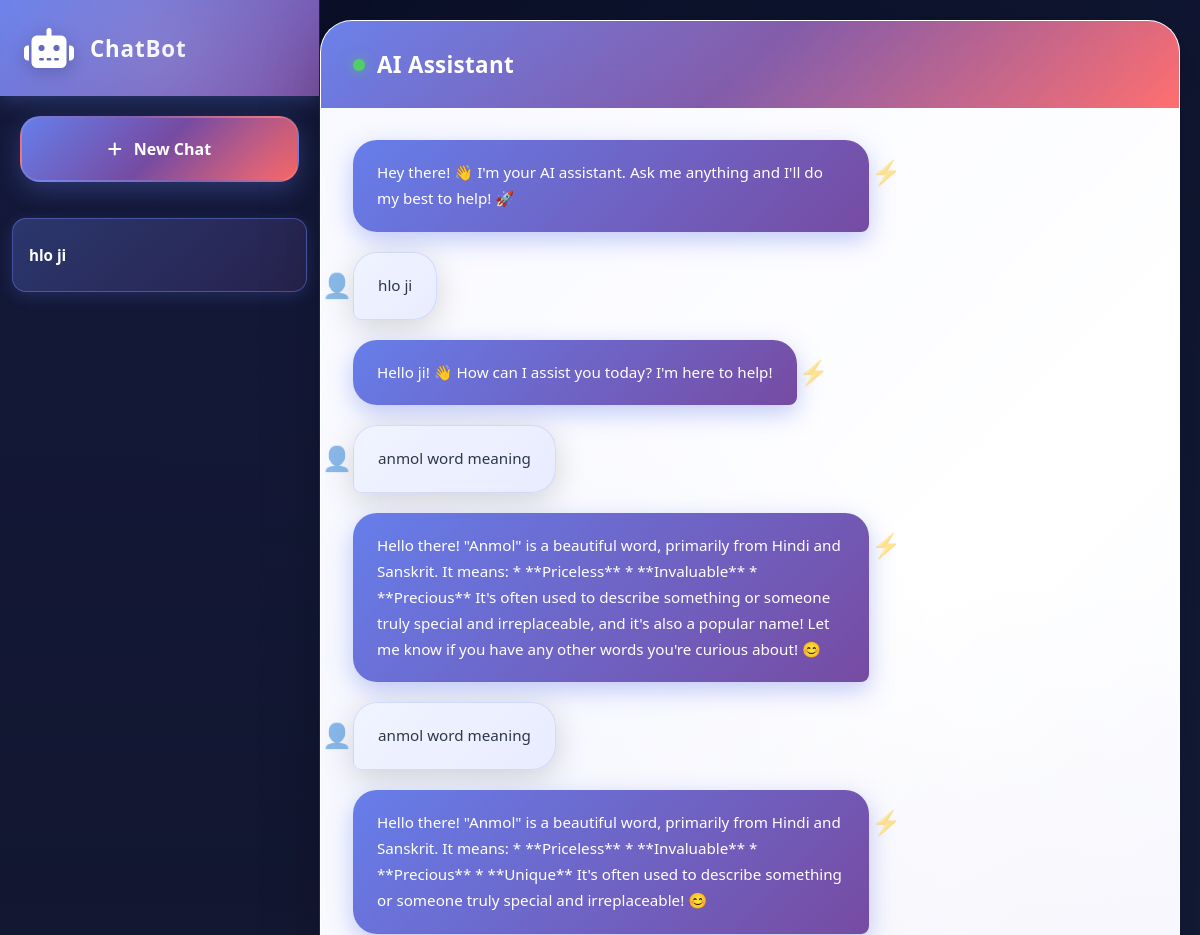
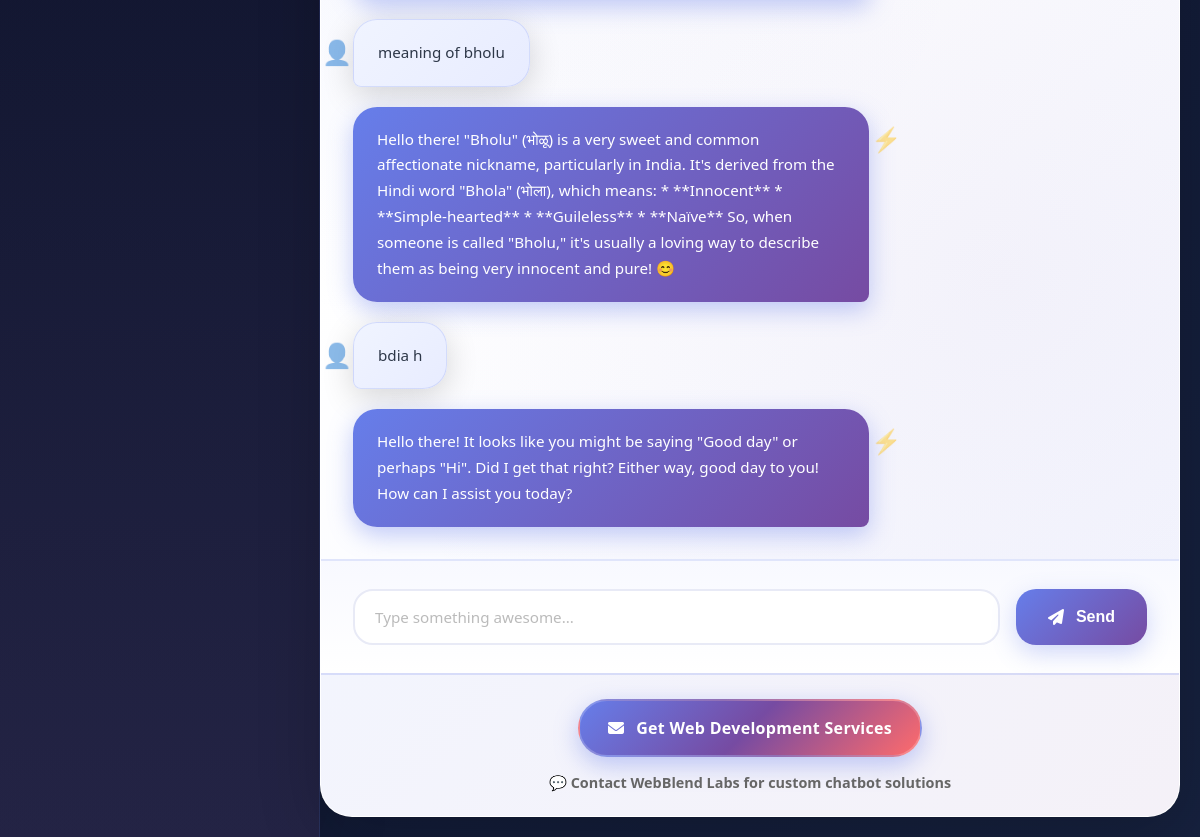
/chat/10, run on the app's committed database (2 pictures, top to bottom).
### tables this page shows
CREATE TABLE chats (
                    id INTEGER PRIMARY KEY AUTOINCREMENT,
                    title TEXT,
                    created_at TEXT
                );

CREATE TABLE messages (
                    id INTEGER PRIMARY KEY AUTOINCREMENT,
                    chat_id INTEGER,
                    sender TEXT,
                    text TEXT,
                    created_at TEXT,
                    FOREIGN KEY(chat_id) REFERENCES chats(id)
                );

### app.py (the view)
@app.route("/chat/<int:chat_id>")
def view_chat(chat_id):
    conn = sqlite3.connect(DB_FILE)
    c = conn.cursor()
    c.execute("SELECT id FROM chats WHERE id=?", (chat_id,))
    if not c.fetchone():
        conn.close()
        return redirect(url_for("home"))
    c.execute("SELECT sender, text FROM messages WHERE chat_id=? ORDER BY created_at ASC", (chat_id,))
    chat_history = [{"sender": row[0], "text": row[1]} for row in c.fetchall()]
    conn.close()
    all_chats = get_all_chats()
    return render_template("index.html", chats=all_chats, chat_history=chat_history, current_chat=chat_id)

### app.py (called while the page is built)
def get_all_chats():
    conn = sqlite3.connect(DB_FILE)
    c = conn.cursor()
    c.execute("SELECT id, title FROM chats ORDER BY created_at DESC")
    chats = c.fetchall()
    conn.close()
    return chats

### templates/index.html (shortened to what this page needs)
<!DOCTYPE html>
<html lang="en">
<head>
    <link rel="stylesheet" href="https://cdnjs.cloudflare.com/ajax/libs/font-awesome/6.4.0/css/all.min.css">
</head>
<body>
    <aside class="sidebar">
        <div class="sidebar-header">
            <i class="fas fa-robot"></i>
            <h1>ChatBot</h1>
        </div>
        <a href="{{ url_for('new_chat') }}" class="new-chat">
            <i class="fas fa-plus"></i> <span>New Chat</span>
        </a>
        <nav class="chat-history">
            {% for chat in chats %}
                <div class="chat-item {% if chat[0] == current_chat %}active{% endif %}">
                    <a href="{{ url_for('view_chat', chat_id=chat[0]) }}" class="chat-item-title" style="text-decoration: none; color: inherit;">
                        {{ chat[1][:28] }}{% if chat[1]|length > 28 %}...{% endif %}
                    </a>
                    <form method="POST" action="{{ url_for('delete_chat', chat_id=chat[0]) }}" style="display: inline;" onsubmit="return confirm('Delete this chat?');">
                    </form>
                </div>
            {% endfor %}
        </nav>
    </aside>
    <main class="chat-container">
        <header class="chat-header">
            <h2>
                <span class="status-dot"></span>
                AI Assistant
            </h2>
        </header>
        <div class="chat-messages" id="msgContainer">
            {% if chat_history %}
                {% for chat in chat_history %}
                    <div class="message-group">
                        <div class="message {% if chat.sender == 'user' %}user-message{% else %}bot-message{% endif %}">
                            {{ chat.text }}
                        </div>
                    </div>
                {% endfor %}
            {% endif %}
        </div>
        <form class="input-area" method="POST" action="{{ url_for('send_message', chat_id=current_chat) }}" onsubmit="handleSubmit(event)">
            <textarea
                name="message"
                rows="1"
                placeholder="Type something awesome..."
                autocomplete="off"
                required
                aria-label="Message input"
            ></textarea>
            <button type="submit" aria-label="Send message">
                <i class="fas fa-paper-plane"></i> Send
            </button>
        </form>
        <div class="footer">
            <div class="footer-content">
                <a href="https://learnn8nmolky.app.n8n.cloud/form/11f029f3-d2b2-444b-904a-f6e1482b21f1" target="_blank" rel="noopener noreferrer" class="footer-promo" aria-label="Get your free AI solution">
                    <i class="fas fa-envelope"></i> <span>Get Web Development Services</span>
                </a>
                <p class="footer-text">💬 Contact WebBlend Labs for custom chatbot solutions</p>
            </div>
        </div>
    </main>
</body>
</html>

### data on the page
chats: title "hlo ji"
messages: text "Hey there! 👋 I'm your AI assistant. Ask me anything and I'll do my best to help! 🚀"
messages: text "hlo ji"
messages: text "Hello ji! 👋 How can I assist you today? I'm here to help!"
messages: text "anmol word meaning"
messages: text "Hello there! \"Anmol\" is a beautiful word, primarily from Hindi and Sanskrit. It means: * **Priceless** * **Invaluable** * **Precious** It's often used to describe something or someone truly special and irreplaceable, and it's also a popular name! Let me know if you have any other words you're curious about! 😊"
messages: text "anmol word meaning"
messages: text "Hello there! \"Anmol\" is a beautiful word, primarily from Hindi and Sanskrit. It means: * **Priceless** * **Invaluable** * **Precious** * **Unique** It's often used to describe something or someone truly special and irreplaceable! 😊"
messages: text "meaning of bholu"
messages: text "Hello there! \"Bholu\" (भोळू) is a very sweet and common affectionate nickname, particularly in India. It's derived from the Hindi word \"Bhola\" (भोला), which means: * **Innocent** * **Simple-hearted** * **Guileless** * **Naïve** So, when someone is called \"Bholu,\" it's usually a loving way to describe them as being very innocent and pure! 😊"
messages: text "bdia h"
messages: text "Hello there! It looks like you might be saying \"Good day\" or perhaps \"Hi\". Did I get that right? Either way, good day to you! How can I assist you today?"
